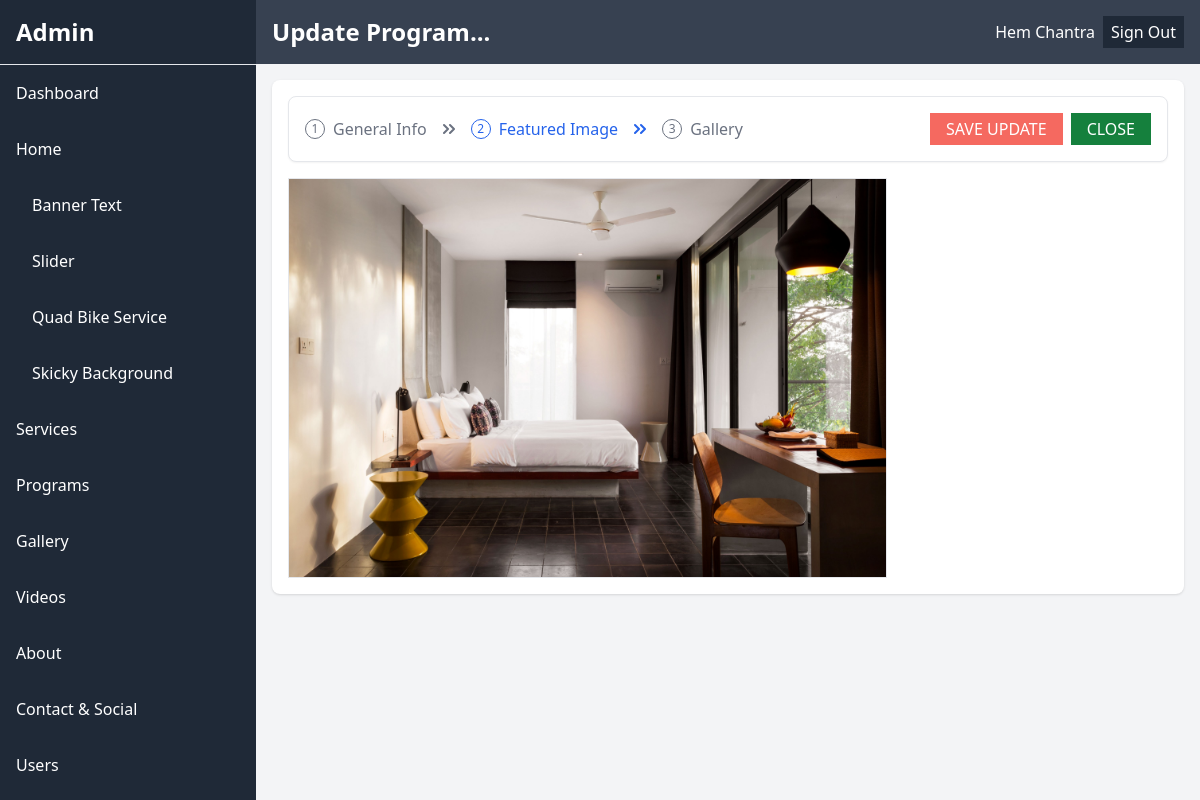
The page /backend/edit_sp_featured_image.php?editid=4 (signed in) on the database its author committed.
### tables this page shows
CREATE TABLE `services_and_programs` (
  `sp_id` int(11) NOT NULL,
  `category_list` varchar(255) DEFAULT NULL,
  `sp_name` varchar(255) DEFAULT NULL,
  `sp_sub_name` varchar(255) DEFAULT NULL,
  `sp_price` varchar(255) DEFAULT NULL,
  `sp_departure_time` varchar(255) DEFAULT NULL,
  `sp_short_description` text DEFAULT NULL,
  `sp_description` text DEFAULT NULL,
  `sp_inclusion` text DEFAULT NULL,
  `sp_notes` text DEFAULT NULL,
  `sp_banner` varchar(255) DEFAULT NULL,
  `sp_gallery_image_path` varchar(255) DEFAULT NULL,
  `is_featured` varchar(3) DEFAULT NULL,
  `book_url` varchar(300) DEFAULT NULL
);

### backend/edit_sp_featured_image.php (the view, shortened to what this page needs)
<?php
include 'header.php';
$editid = $_GET['editid'];
$sp = "SELECT * FROM services_and_programs WHERE sp_id = $editid";
$result = $db->query($sp);
$data = $result->fetch_assoc();
$category_list = $data['category_list'];
if($category_list == 'Service' ){
    $back_link = 'service.php';
}else{
    $back_link = 'program.php';
}
?>
</head>
<body class="bg-gray-100 font-sans leading-normal tracking-normal">
    <aside class="w-64 bg-gray-800 text-white flex-shrink-0 fixed h-screen z-50">
        <div class="p-4 text-2xl font-bold border-b">Admin</div>
        <?php include 'nav.php' ?>
    </aside>
    <div class="flex-1" style="margin-left: 256px;">
        <header class="flex items-center justify-between fixed top-0 p-4 bg-gray-700 text-white"
            style="width: calc(100% - 256px);">
            <h1 class="text-2xl font-bold">Update <?php echo $category_list ?>...</h1>
            <?php include 'sign-out.php' ?>
        </header>
        <div class="" style="height: 80px;">&nbsp;</div>
        <section class="p-4 mx-4 bg-white shadow rounded-lg">
        <form action="" method="POST" enctype="multipart/form-data">
            <ol
                class="flex items-center justify-between w-full p-3 space-x-2 text-sm font-medium text-center text-gray-500 bg-white border border-gray-200 rounded-lg shadow-sm dark:text-gray-400 sm:text-base dark:bg-gray-800 dark:border-gray-700 sm:p-4 sm:space-x-4 rtl:space-x-reverse">
                <div class="flex items-center gap-4">
                    <li class="flex items-center cursor-pointer"
                        onclick="location.href='edit_sp_general_info.php?editid=<?php echo $editid ?>'">
                        <span
                            class="flex items-center justify-center w-5 h-5 me-2 text-xs border border-gray-500 rounded-full shrink-0 dark:border-gray-400">
                            1
                        </span>
                        <span>General Info</span>
                        <svg class="w-3 h-3 ms-2 sm:ms-4 rtl:rotate-180" aria-hidden="true"
                            xmlns="http://www.w3.org/2000/svg" fill="none" viewBox="0 0 12 10">
                            <path stroke="currentColor" stroke-linecap="round" stroke-linejoin="round" stroke-width="2"
                                d="m7 9 4-4-4-4M1 9l4-4-4-4" />
                        </svg>
                    </li>
                    <li class="flex items-center text-blue-600 dark:text-blue-500">
                        <span
                            class="flex items-center justify-center w-5 h-5 me-2 text-xs border border-blue-600 rounded-full shrink-0 dark:border-blue-500">
                            2
                        </span>
                        <span>Featured Image</span>
                        <svg class="w-3 h-3 ms-2 sm:ms-4 rtl:rotate-180" aria-hidden="true"
                            xmlns="http://www.w3.org/2000/svg" fill="none" viewBox="0 0 12 10">
                            <path stroke="currentColor" stroke-linecap="round" stroke-linejoin="round" stroke-width="2"
                                d="m7 9 4-4-4-4M1 9l4-4-4-4" />
                        </svg>
                    </li>
                    <li class="flex items-center cursor-pointer"
                        onclick="location.href='edit_sp_gallery.php?editid=<?php echo $editid ?>'">
                        <span
                            class="flex items-center justify-center w-5 h-5 me-2 text-xs border border-gray-500 rounded-full shrink-0 dark:border-gray-400">
                            3
                        </span>
                        <span>Gallery</span>
                    </li>
                </div>
                <div class="flex items-center gap-2">
                        <button class="bg-[#F56960] hover:bg-[#0791BE] text-white py-1 px-4 uppercase" type="submit"
                            name="save-banner">SAVE UPDATE</button>
                        <div class="cursor-pointer bg-green-700 text-white px-4 py-1"
                            onclick="location.href='<?php echo $back_link; ?>'">CLOSE</div>
                    </div>
            </ol>
                <?php
                $sp_banner = $data['sp_banner'];
                if (is_null($sp_banner) || $sp_banner == '') {
                    $image = 'no-image.png';
                } else {
                    $image = $sp_banner;
                }
                ?>
                <div class="mt-4">
                    <label for="uploadImage" class="cursor-pointer">
                        <img class="border" id="uploadPreview" src="../sources/images/<?php echo $image; ?>"
                            style="height:400px;">
                    </label>
                </div>
            </form>
        </section>
    </div>
    <?php endif;
    include 'footer.php'; ?>

### sources/css/front-custom.css (style rules this page uses)
html, body { padding: 0; margin: 0; }

### rows shown on the page
services_and_programs: category_list "Program", sp_banner (picture)

### other values the page prints
$_SESSION['user_fullname'] "Hem Chantra"
